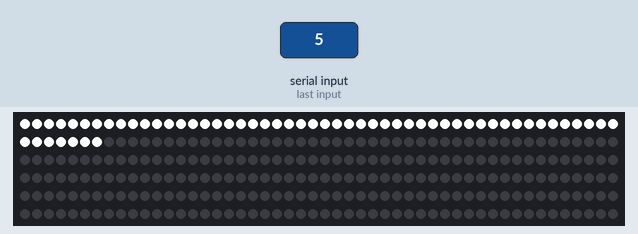
A sketch run on a simulated Arduino Uno, built with avr-gcc and run on an emulated ATmega328P. Shown: 300 RGB LEDs in strip order, left to right, continuing on the next row. The inputs (shaded band) are chosen by the test bench. What the sketch prints to the serial monitor is not drawn.

4.3 s: "30,150\n" received over Serial
6.9 s: "5\n" received over Serial
Above: at 8.28 s.
Timing chart, 0 to 9.9 s (numbered marks = the images above; inputs shaded):
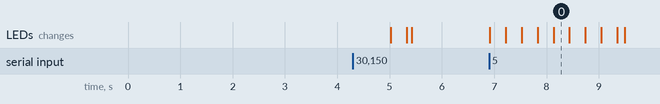

Measured:
- after the input at 6.9 s, the LEDs: first change at once (image 0 shows a later state)

The sketch:

web-to-serial.ino
```cpp
#include <FastLED.h>

#define DATA_PIN    6
#define NUM_LEDS    300
CRGB leds[NUM_LEDS];

#define BRIGHTNESS          96
#define FRAMES_PER_SECOND  120

int wait = 10;

String inData = "";
bool isSetup = false;

void setup() {
  delay(3000); // 3 second delay for recovery
  // tell FastLED about the LED strip configuration
  FastLED.addLeds<NEOPIXEL, DATA_PIN>(leds, NUM_LEDS);
  Serial.begin(9600); // opens serial port, sets data rate to 9600 bps
}

void loop() {
  if (!isSetup) {
    isSetup = true;
    delay(2000);
    Serial.println("ready");
  }

  while (Serial.available() > 0) {
    char received = Serial.read();
    inData.concat(received);

    // Process message when new line character is received
    if (received == '\n') {
      Serial.println(inData);
      goToStation(inData.toInt());
      inData = "";
    }
  }
}

void goToStation(int pos){
  for (int dot = 0; dot < NUM_LEDS/pos; dot++) {
    leds[dot].setRGB(255,255,255);
    FastLED.show();
    delay(wait);
  }

  for (int dot = 0; dot < NUM_LEDS/pos; dot++) {
      leds[dot+4].setRGB(204,204,204);
      leds[dot+3].setRGB(153,153,153);
      leds[dot+2].setRGB(102,102,102);
      leds[dot+1].setRGB(51,51,51);
      leds[dot+0].setRGB(0,0,0);
      FastLED.show();
      delay(wait);
  }
}
```
